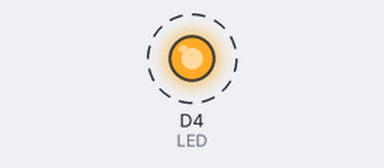
Bench run of a sketch on a simulated ESP8266 (NodeMCU). On the bench: output pins drawn as LEDs (lit = HIGH). Dashed ring = blinking.

Above: at 0.5 s.
Timing chart, 0 to 4.6 s (numbered marks = the images above):
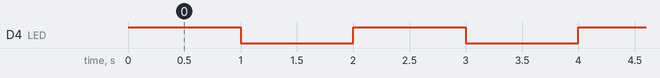

The sketch:

esp_builtin_led.ino
```cpp
#define LED D4 // NodeMCU'nun üzerindeki ledin bağlı olduğu pini belirliyoruz.

void setup()
{
  pinMode(LED, OUTPUT); // Pini çıkış pini olarak ayarlıyoruz.
}

void loop()
{
  digitalWrite(LED, HIGH); // Ledi Söndürüyoruz.
  delay(1000);             // 1 saniye bekletiyoruz.

  digitalWrite(LED, LOW); // Ledi Yakıyoruz.
  delay(1000);            // 1 saniye bekletiyoruz.
}
```

Measured:
- by itself, D4 (LED): alternates HIGH for 1.0 s and LOW for 1.0 s
